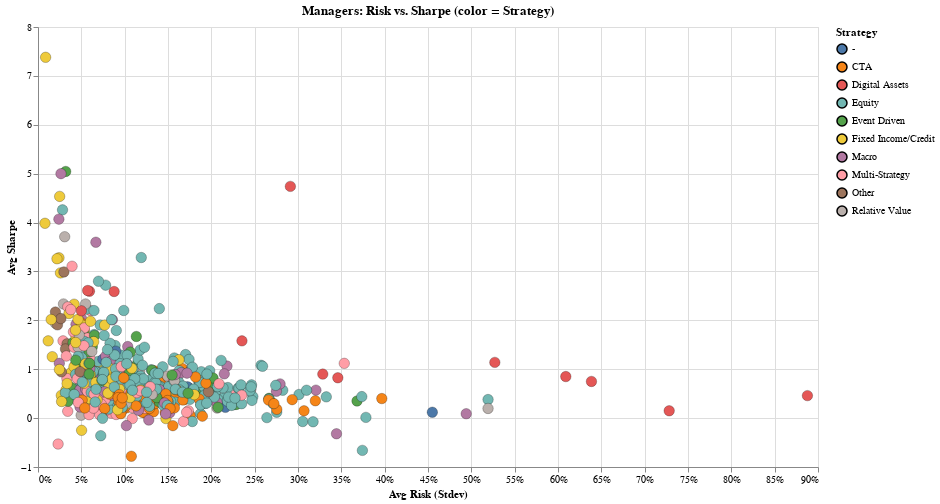

The cell this chart's notebook holds for it:
### Code cell
import pandas as pd
import altair as alt

# --- detect a strategy column ---
strategy_col = next((c for c in ["strategy","Strategy","Primary Strategy","Fund Strategy","Main Strategy"]
                     if c in df.columns), None)
assert strategy_col is not None, "No strategy column found."

# --- tidy ---
rp = df.rename(columns={
    "Manager Name":"manager",
    "Sharpe Ratio (Since Inception)":"sharpe",
    "Sortino Ratio":"sortino",
    "Annualized Standard Deviation (Since Inception)":"stdev",
    strategy_col: "strategy",
})
rp["stdev"] = pd.to_numeric(rp["stdev"].astype(str).str.replace("%","", regex=False),
                            errors="coerce")/100

# --- aggregate to one row per manager ---
def _mode_or_first(s: pd.Series):
    m = s.mode()
    return m.iloc[0] if not m.empty else s.dropna().iloc[0] if s.dropna().size else None

mgr = (
    rp.dropna(subset=["manager","sharpe","stdev"])
      .groupby("manager", as_index=False)
      .agg(sharpe=("sharpe","mean"),
           sortino=("sortino","mean"),
           stdev=("stdev","mean"),
           strategy=("strategy", _mode_or_first),
           n_funds=("manager","size"))
)

# --- chart: each point = manager, color = strategy ---
select_strat = alt.selection_multi(fields=["strategy"], bind="legend")  # click legend to filter/highlight

chart = (
  alt.Chart(mgr)
    .mark_circle(size=110, opacity=0.9, stroke='black', strokeWidth=0.25)
    .encode(
        x=alt.X("stdev:Q",  title="Avg Risk (Stdev)", axis=alt.Axis(format="%")),
        y=alt.Y("sharpe:Q", title="Avg Sharpe"),
        color=alt.Color("strategy:N", title="Strategy", legend=alt.Legend(symbolLimit=30)),
        tooltip=[
            alt.Tooltip("manager:N",  title="Manager"),
            alt.Tooltip("strategy:N", title="Strategy"),
            alt.Tooltip("sharpe:Q",   format=".2f"),
            alt.Tooltip("sortino:Q",  format=".2f"),
            alt.Tooltip("stdev:Q",    format=".1%"),
            alt.Tooltip("n_funds:Q",  title="# Funds")
        ],
        opacity=alt.condition(select_strat, alt.value(1), alt.value(0.25))
    )
    .properties(width=780, height=440, title="Managers: Risk vs. Sharpe (color = Strategy)")
    .add_selection(select_strat)
    .interactive()
)

chart

### Figure 1 — Vega-Lite specification as saved in the notebook (floating-point values rounded to 4 significant figures; data arrays with more than 128 entries replaced by an {"elided": "..."} marker saying what was removed)
{"config": {"view": {"continuousWidth": 300, "continuousHeight": 300}}, "data": {"name": "data-26afadc68f0a6062cd322adee6f1b9d0"}, "mark": {"type": "circle", "opacity": 0.9, "size": 110, "stroke": "black", "strokeWidth": 0.25}, "encoding": {"color": {"field": "strategy", "legend": {"symbolLimit": 30}, "title": "Strategy", "type": "nominal"}, "opacity": {"condition": {"param": "param_1", "value": 1}, "value": 0.25}, "tooltip": [{"field": "manager", "title": "Manager", "type": "nominal"}, {"field": "strategy", "title": "Strategy", "type": "nominal"}, {"field": "sharpe", "format": ".2f", "type": "quantitative"}, {"field": "sortino", "format": ".2f", "type": "quantitative"}, {"field": "stdev", "format": ".1%", "type": "quantitative"}, {"field": "n_funds", "title": "# Funds", "type": "quantitative"}], "x": {"axis": {"format": "%"}, "field": "stdev", "title": "Avg Risk (Stdev)", "type": "quantitative"}, "y": {"field": "sharpe", "title": "Avg Sharpe", "type": "quantitative"}}, "height": 440, "params": [{"name": "param_1", "select": {"type": "point", "fields": ["strategy"]}, "bind": "legend"}, {"name": "param_2", "select": {"type": "interval", "encodings": ["x", "y"]}, "bind": "scales"}], "title": "Managers: Risk vs. Sharpe (color = Strategy)", "width": 780, "$schema": "https://vega.github.io/schema/vega-lite/v5.20.1.json", "datasets": {"data-26afadc68f0a6062cd322adee6f1b9d0": {"elided": "605 records"}}}
